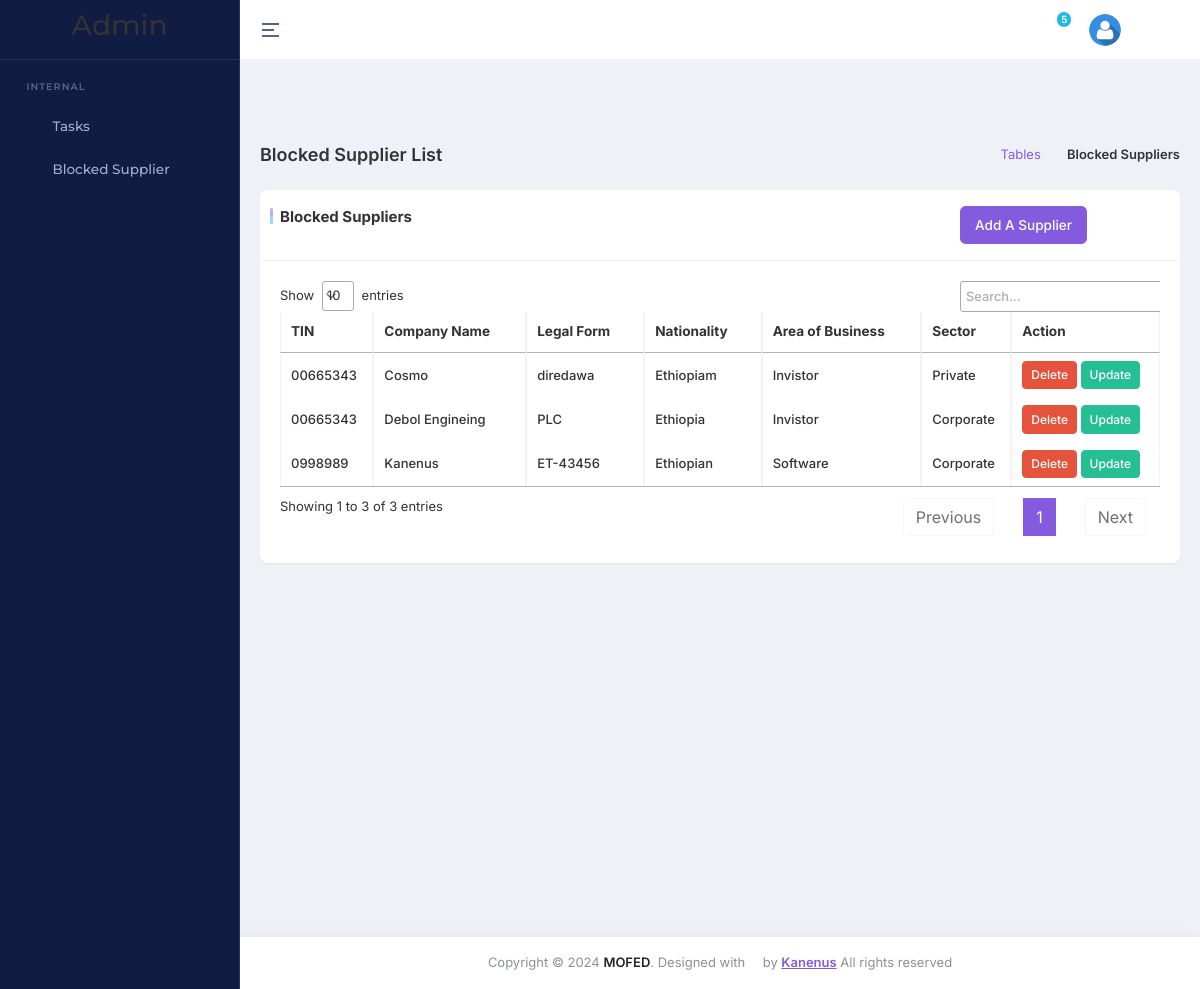
Page /suppliers/supplier_admin/view on the committed database.
### suppliers/models.py (models this page shows, shortened)
class Supplier(models.Model):
    SECTOR_CHOICES = [
        ('Private', 'Private'),
        ('Corporate', 'Corporate'),
        ('Retail', 'Retail'),
        ('Merchant', 'Merchant'),
    ]
    tin = models.CharField(max_length=20)
    company_name = models.CharField(max_length=100)
    legal_form = models.CharField(max_length=100)
    nationality = models.CharField(max_length=100)
    area_of_business = models.CharField(max_length=100)
    sector = models.CharField(max_length=100, choices=SECTOR_CHOICES)

### suppliers/views.py (the view)
# urls.py: path('supplier_admin/view', views.view_supplier_admin, name='supp_admin_view'),
def view_supplier_admin(request):
    suppliers = Supplier.objects.all()
    return render(request, 'view_supplier.html', {'suppliers': suppliers})

### core/context_processors.py (called while the page is built)
def recent_news_mega(request):
    recent_news = NewsArticle.objects.order_by('-created_at')
    recent_news  = recent_news[:4] if recent_news else recent_news
    return {'recent_news_mega':recent_news}

def stgs(request):
    contact_info = ContactInfo.objects.first()
    quick_links = QuickLink.objects.all()
    pages = Pages.objects.first()
    return {
        'contact_info': contact_info,  # Include footer data in context
        'quick_links': quick_links,  # Include footer data in context
        'stg':Settings.objects.first(),
        'pages': pages
    }

### suppliers/templates/view_supplier.html (shortened to what this page needs)
{% extends 'base_new_admin.html' %}
{% load static %}
{% block main %}
<link rel="stylesheet" type="text/css" href="https://cdn.datatables.net/1.11.10/css/jquery.dataTables.css">
<div class="main-content app-content">
    <div class="container-fluid">
        <div class="d-md-flex d-block align-items-center justify-content-between my-4 page-header-breadcrumb">
            <h1 class="page-title fw-semibold fs-18 mb-0">Blocked Supplier List</h1>
            <div class="ms-md-1 ms-0">
                <nav>
                    <ol class="breadcrumb mb-0">
                        <li class="breadcrumb-item"><a href="javascript:void(0);">Tables</a></li>
                        <li class="breadcrumb-item active" aria-current="page">Blocked Suppliers</li>
                    </ol>
                </nav>
            </div>
        </div>
        <div class="row">
            <div class="col-xl-12">
                <div class="card custom-card">
                    <div class="card-header">
                        <div class="col-lg-11">
                            <div class="card-title">
                                Blocked Suppliers
                                <a href="{% url 'supplier_add' %}" class="btn btn-primary float-end"> Add a Supplier </a>
                            </div>
                        </div>
                    </div>
                    <div class="card-body">
                        <div class="table-responsive">
                            <table id="datatable-basic" class="table table-bordered text-nowrap w-100 datatable">
                                <thead>
                                    <tr>
                                        <th>TIN</th>
                                        <th>Company Name</th>
                                        <th>Legal Form</th>
                                        <th>Nationality</th>
                                        <th>Area of Business</th>
                                        <th>Sector</th>
                                        <th>Action</th>
                                    </tr>
                                </thead>
                                <tbody>
                                    {% for supplier in suppliers %}
                                    <tr>
                                        <td>{{ supplier.tin }}</td>
                                        <td>{{ supplier.company_name }}</td>
                                        <td>{{ supplier.legal_form }}</td>
                                        <td>{{ supplier.nationality }}</td>
                                        <td>{{ supplier.area_of_business }}</td>
                                        <td>{{ supplier.sector }}</td>
                                        <td>
                                            <button class="btn btn-danger btn-sm" onclick="confirmDelete('{{ supplier.id }}')">Delete</button>
                                            <a href="{% url 'update_supplier' supplier_id=supplier.id %}" class="btn btn-success btn-sm">Update</a>
                                        </td>
                                    </tr>
                                    {% endfor %}
                                </tbody>
                            </table>
                        </div>
                    </div>
                </div>
            </div>
        </div>
    </div>
</div>
{% endblock %}

### rows in the picture
Supplier: tin "00665343", company_name "Cosmo", legal_form "diredawa", nationality "Ethiopiam", area_of_business "Invistor", sector "Private"
Supplier: tin "00665343", company_name "Debol Engineing", legal_form "PLC", nationality "Ethiopia", area_of_business "Invistor", sector "Corporate"
Supplier: tin "0998989", company_name "Kanenus", legal_form "ET-43456", nationality "Ethiopian", area_of_business "Software", sector "Corporate"
